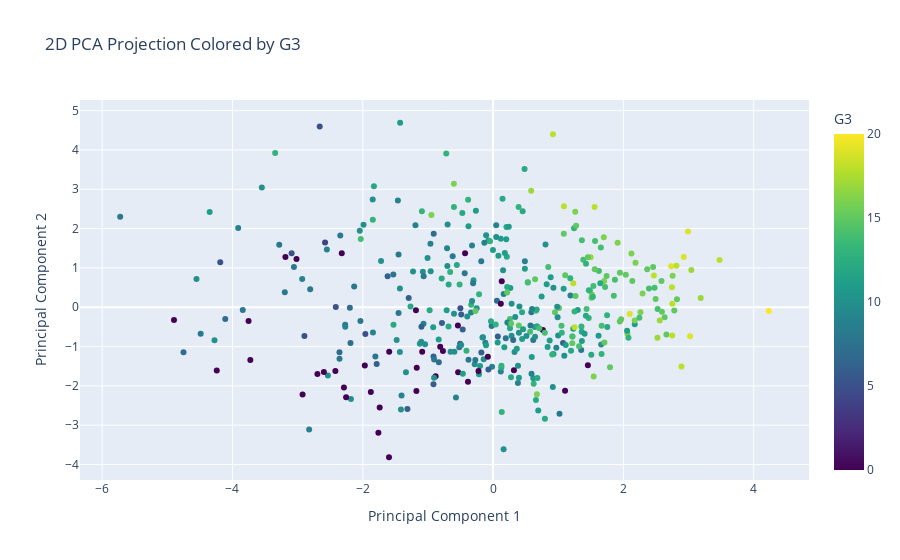
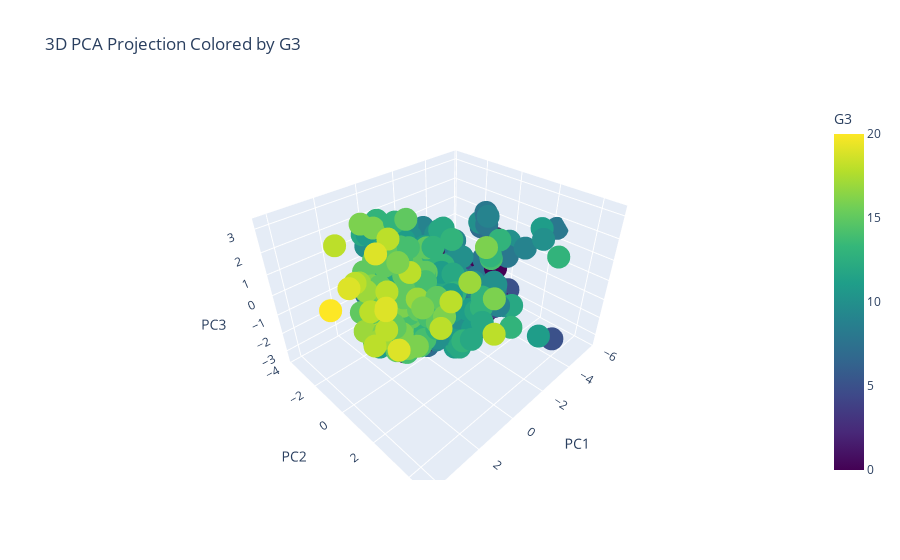

Write notebook code for charts like these, in order.
### Markdown cell above
This shows the features with the highest contribution in the first few principal components. We can explain 90% of the variance from 11 components.

### Code cell
# Create a DataFrame for visualization
# Define the desired number of principal components


# Generate the list using a list comprehension
pca_df = pd.DataFrame(X_pca, columns=[f'PC{i}' for i in range(1, N_COMPONENTS + 1)])
pca_df['G3'] = X['G3']

# --- 2D PCA Plot ---
fig2d = px.scatter(
    pca_df, x='PC1', y='PC2',
    color='G3',
    color_continuous_scale='Viridis',
    title='2D PCA Projection Colored by G3',
    labels={'PC1': 'Principal Component 1', 'PC2': 'Principal Component 2'}
)
fig2d.show()

# --- 3D PCA Plot ---
fig3d = px.scatter_3d(
    pca_df, x='PC1', y='PC2', z='PC3',
    color='G3',
    color_continuous_scale='Viridis',
    title='3D PCA Projection Colored by G3'
)
fig3d.show()

### Figure 1 — Plotly figure (JSON) as saved in the notebook; plotly's stock layout.template omitted (floating-point values rounded to 4 significant figures; data arrays with more than 128 entries replaced by an {"elided": "..."} marker saying what was removed)
{"data": [{"hovertemplate": "Principal Component 1=%{x}<br>Principal Component 2=%{y}<br>G3=%{marker.color}<extra></extra>", "legendgroup": "", "marker": {"color": {"elided": "395 int values"}, "coloraxis": "coloraxis", "symbol": "circle"}, "mode": "markers", "name": "", "orientation": "v", "showlegend": false, "type": "scatter", "x": {"elided": "395 float values"}, "xaxis": "x", "y": {"elided": "395 float values"}, "yaxis": "y"}], "layout": {"coloraxis": {"colorbar": {"title": {"text": "G3"}}, "colorscale": [[0, "#440154"], [0.1111, "#482878"], [0.2222, "#3e4989"], [0.3333, "#31688e"], [0.4444, "#26828e"], [0.5556, "#1f9e89"], [0.6667, "#35b779"], [0.7778, "#6ece58"], [0.8889, "#b5de2b"], [1, "#fde725"]]}, "legend": {"tracegroupgap": 0}, "title": {"text": "2D PCA Projection Colored by G3"}, "xaxis": {"anchor": "y", "domain": [0, 1], "title": {"text": "Principal Component 1"}}, "yaxis": {"anchor": "x", "domain": [0, 1], "title": {"text": "Principal Component 2"}}}}

### Figure 2 — Plotly figure (JSON) as saved in the notebook; plotly's stock layout.template omitted (floating-point values rounded to 4 significant figures; data arrays with more than 128 entries replaced by an {"elided": "..."} marker saying what was removed)
{"data": [{"hovertemplate": "PC1=%{x}<br>PC2=%{y}<br>PC3=%{z}<br>G3=%{marker.color}<extra></extra>", "legendgroup": "", "marker": {"color": {"elided": "395 int values"}, "coloraxis": "coloraxis", "symbol": "circle"}, "mode": "markers", "name": "", "scene": "scene", "showlegend": false, "type": "scatter3d", "x": {"elided": "395 float values"}, "y": {"elided": "395 float values"}, "z": {"elided": "395 float values"}}], "layout": {"coloraxis": {"colorbar": {"title": {"text": "G3"}}, "colorscale": [[0, "#440154"], [0.1111, "#482878"], [0.2222, "#3e4989"], [0.3333, "#31688e"], [0.4444, "#26828e"], [0.5556, "#1f9e89"], [0.6667, "#35b779"], [0.7778, "#6ece58"], [0.8889, "#b5de2b"], [1, "#fde725"]]}, "legend": {"tracegroupgap": 0}, "scene": {"domain": {"x": [0, 1], "y": [0, 1]}, "xaxis": {"title": {"text": "PC1"}}, "yaxis": {"title": {"text": "PC2"}}, "zaxis": {"title": {"text": "PC3"}}}, "title": {"text": "3D PCA Projection Colored by G3"}}}
